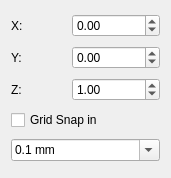
<?xml version="1.0" encoding="UTF-8"?>
<ui version="4.0">
 <class>Position</class>
 <widget class="QWidget" name="Position">
  <property name="geometry">
   <rect>
    <x>0</x>
    <y>0</y>
    <width>171</width>
    <height>178</height>
   </rect>
  </property>
  <property name="windowTitle">
   <string>Form</string>
  </property>
  <layout class="QVBoxLayout" name="verticalLayout">
   <item>
    <layout class="QHBoxLayout" name="horizontalLayout">
     <item>
      <widget class="QLabel" name="label">
       <property name="text">
        <string>X:</string>
       </property>
      </widget>
     </item>
     <item>
      <widget class="QDoubleSpinBox" name="vectorX">
       <property name="minimum">
        <double>-2147480000.000000000000000</double>
       </property>
       <property name="maximum">
        <double>2147480000.000000000000000</double>
       </property>
      </widget>
     </item>
    </layout>
   </item>
   <item>
    <layout class="QHBoxLayout" name="horizontalLayout_2">
     <item>
      <widget class="QLabel" name="label_2">
       <property name="text">
        <string>Y:</string>
       </property>
      </widget>
     </item>
     <item>
      <widget class="QDoubleSpinBox" name="vectorY">
       <property name="minimum">
        <double>-2147480000.000000000000000</double>
       </property>
       <property name="maximum">
        <double>2147480000.000000000000000</double>
       </property>
      </widget>
     </item>
    </layout>
   </item>
   <item>
    <layout class="QHBoxLayout" name="horizontalLayout_3">
     <item>
      <widget class="QLabel" name="label_3">
       <property name="text">
        <string>Z:</string>
       </property>
      </widget>
     </item>
     <item>
      <widget class="QDoubleSpinBox" name="vectorZ">
       <property name="minimum">
        <double>-2147480000.000000000000000</double>
       </property>
       <property name="maximum">
        <double>2147480000.000000000000000</double>
       </property>
       <property name="value">
        <double>1.000000000000000</double>
       </property>
      </widget>
     </item>
    </layout>
   </item>
   <item>
    <widget class="QCheckBox" name="checkBox">
     <property name="text">
      <string>Grid Snap in</string>
     </property>
    </widget>
   </item>
   <item>
    <widget class="Gui::StyledComboBox" name="comboBoxGridSize">
     <property name="editable">
      <bool>true</bool>
     </property>
     <item>
      <property name="text">
       <string>0.1 mm</string>
      </property>
     </item>
     <item>
      <property name="text">
       <string>0.5 mm</string>
      </property>
     </item>
     <item>
      <property name="text">
       <string>1 mm</string>
      </property>
     </item>
     <item>
      <property name="text">
       <string>2 mm</string>
      </property>
     </item>
     <item>
      <property name="text">
       <string>5 mm</string>
      </property>
     </item>
     <item>
      <property name="text">
       <string>10 mm</string>
      </property>
     </item>
     <item>
      <property name="text">
       <string>20 mm</string>
      </property>
     </item>
     <item>
      <property name="text">
       <string>50 mm</string>
      </property>
     </item>
     <item>
      <property name="text">
       <string>100 mm</string>
      </property>
     </item>
     <item>
      <property name="text">
       <string>200 mm</string>
      </property>
     </item>
     <item>
      <property name="text">
       <string>500 mm</string>
      </property>
     </item>
     <item>
      <property name="text">
       <string>1 m</string>
      </property>
     </item>
     <item>
      <property name="text">
       <string>2 m</string>
      </property>
     </item>
     <item>
      <property name="text">
       <string>5 m </string>
      </property>
     </item>
    </widget>
   </item>
  </layout>
 </widget>
 <customwidgets>
  <customwidget>
   <class>Gui::StyledComboBox</class>
   <extends>QComboBox</extends>
   <header>Gui/Widgets.h</header>
  </customwidget>
 </customwidgets>
 <resources/>
 <connections/>
</ui>
